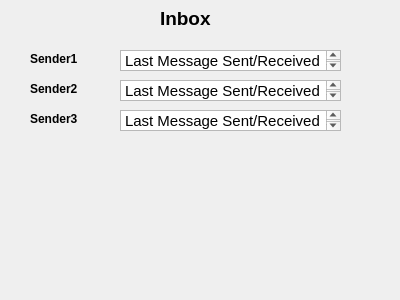
<?xml version="1.0" encoding="UTF-8"?>
<ui version="4.0">
 <class>Form</class>
 <widget class="QWidget" name="Form">
  <property name="geometry">
   <rect>
    <x>0</x>
    <y>0</y>
    <width>400</width>
    <height>300</height>
   </rect>
  </property>
  <property name="windowTitle">
   <string>Form</string>
  </property>
  <widget class="QLabel" name="label">
   <property name="geometry">
    <rect>
     <x>160</x>
     <y>10</y>
     <width>66</width>
     <height>17</height>
    </rect>
   </property>
   <property name="font">
    <font>
     <pointsize>14</pointsize>
     <weight>75</weight>
     <bold>true</bold>
    </font>
   </property>
   <property name="text">
    <string>Inbox</string>
   </property>
  </widget>
  <widget class="QLabel" name="label_2">
   <property name="geometry">
    <rect>
     <x>30</x>
     <y>50</y>
     <width>66</width>
     <height>17</height>
    </rect>
   </property>
   <property name="font">
    <font>
     <weight>75</weight>
     <bold>true</bold>
    </font>
   </property>
   <property name="text">
    <string>Sender1</string>
   </property>
  </widget>
  <widget class="QLabel" name="label_3">
   <property name="geometry">
    <rect>
     <x>30</x>
     <y>80</y>
     <width>66</width>
     <height>17</height>
    </rect>
   </property>
   <property name="font">
    <font>
     <weight>75</weight>
     <bold>true</bold>
    </font>
   </property>
   <property name="text">
    <string>Sender2</string>
   </property>
  </widget>
  <widget class="QTextBrowser" name="textBrowser">
   <property name="geometry">
    <rect>
     <x>120</x>
     <y>50</y>
     <width>221</width>
     <height>21</height>
    </rect>
   </property>
   <property name="html">
    <string>&lt;!DOCTYPE HTML PUBLIC &quot;-//W3C//DTD HTML 4.0//EN&quot; &quot;http://www.w3.org/TR/REC-html40/strict.dtd&quot;&gt;
&lt;html&gt;&lt;head&gt;&lt;meta name=&quot;qrichtext&quot; content=&quot;1&quot; /&gt;&lt;style type=&quot;text/css&quot;&gt;
p, li { white-space: pre-wrap; }
&lt;/style&gt;&lt;/head&gt;&lt;body style=&quot; font-family:'Ubuntu'; font-size:11pt; font-weight:400; font-style:normal;&quot;&gt;
&lt;p style=&quot; margin-top:0px; margin-bottom:0px; margin-left:0px; margin-right:0px; -qt-block-indent:0; text-indent:0px;&quot;&gt;Last Message Sent/Received&lt;/p&gt;&lt;/body&gt;&lt;/html&gt;</string>
   </property>
  </widget>
  <widget class="QTextBrowser" name="textBrowser_2">
   <property name="geometry">
    <rect>
     <x>120</x>
     <y>80</y>
     <width>221</width>
     <height>21</height>
    </rect>
   </property>
   <property name="html">
    <string>&lt;!DOCTYPE HTML PUBLIC &quot;-//W3C//DTD HTML 4.0//EN&quot; &quot;http://www.w3.org/TR/REC-html40/strict.dtd&quot;&gt;
&lt;html&gt;&lt;head&gt;&lt;meta name=&quot;qrichtext&quot; content=&quot;1&quot; /&gt;&lt;style type=&quot;text/css&quot;&gt;
p, li { white-space: pre-wrap; }
&lt;/style&gt;&lt;/head&gt;&lt;body style=&quot; font-family:'Ubuntu'; font-size:11pt; font-weight:400; font-style:normal;&quot;&gt;
&lt;p style=&quot; margin-top:0px; margin-bottom:0px; margin-left:0px; margin-right:0px; -qt-block-indent:0; text-indent:0px;&quot;&gt;Last Message Sent/Received&lt;/p&gt;&lt;/body&gt;&lt;/html&gt;</string>
   </property>
  </widget>
  <widget class="QLabel" name="label_4">
   <property name="geometry">
    <rect>
     <x>30</x>
     <y>110</y>
     <width>66</width>
     <height>17</height>
    </rect>
   </property>
   <property name="font">
    <font>
     <weight>75</weight>
     <bold>true</bold>
    </font>
   </property>
   <property name="text">
    <string>Sender3</string>
   </property>
  </widget>
  <widget class="QTextBrowser" name="textBrowser_3">
   <property name="geometry">
    <rect>
     <x>120</x>
     <y>110</y>
     <width>221</width>
     <height>21</height>
    </rect>
   </property>
   <property name="html">
    <string>&lt;!DOCTYPE HTML PUBLIC &quot;-//W3C//DTD HTML 4.0//EN&quot; &quot;http://www.w3.org/TR/REC-html40/strict.dtd&quot;&gt;
&lt;html&gt;&lt;head&gt;&lt;meta name=&quot;qrichtext&quot; content=&quot;1&quot; /&gt;&lt;style type=&quot;text/css&quot;&gt;
p, li { white-space: pre-wrap; }
&lt;/style&gt;&lt;/head&gt;&lt;body style=&quot; font-family:'Ubuntu'; font-size:11pt; font-weight:400; font-style:normal;&quot;&gt;
&lt;p style=&quot; margin-top:0px; margin-bottom:0px; margin-left:0px; margin-right:0px; -qt-block-indent:0; text-indent:0px;&quot;&gt;Last Message Sent/Received&lt;/p&gt;&lt;/body&gt;&lt;/html&gt;</string>
   </property>
  </widget>
 </widget>
 <resources/>
 <connections/>
</ui>
